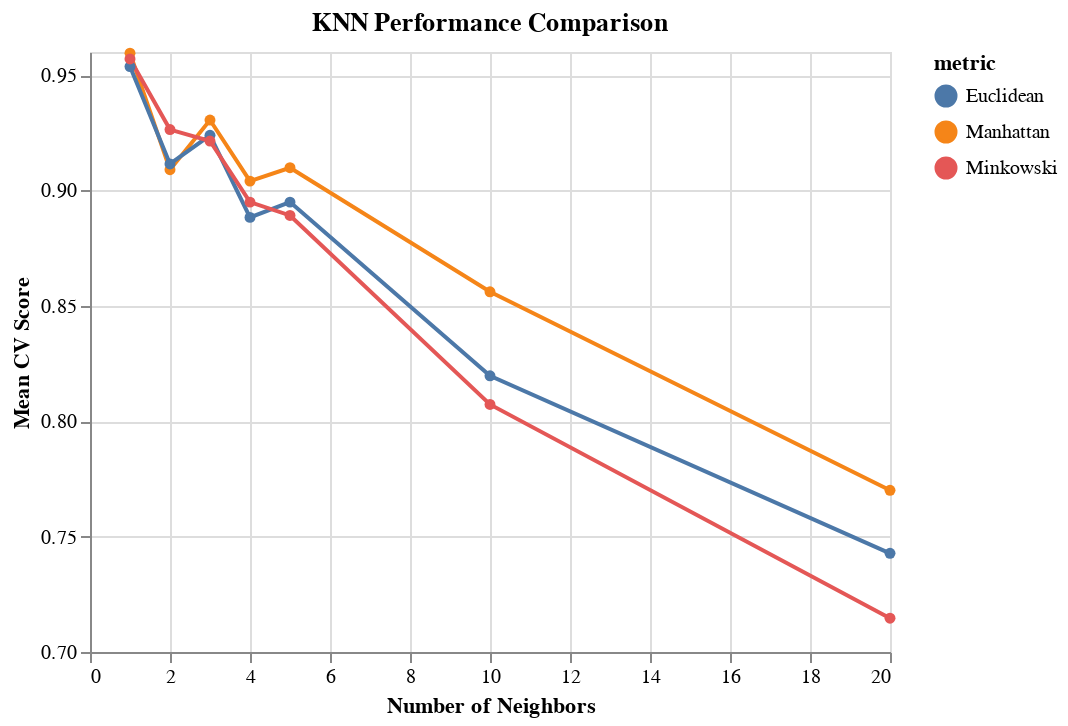

The notebook cell saved with this chart:
### Code cell
alt.Chart(results_KNN, 
          title='KNN Performance Comparison'
         ).mark_line(point=True).encode(
    alt.X('n_neighbors', title='Number of Neighbors'),
    alt.Y('test_score', title='Mean CV Score', scale=alt.Scale(zero=False)),
    color='metric'
)

### Figure 1 — Vega-Lite specification as saved in the notebook (floating-point values rounded to 4 significant figures)
{"config": {"view": {"continuousWidth": 400, "continuousHeight": 300}}, "data": {"name": "data-ea2addb7893348fed066ceb89f91040a"}, "mark": {"type": "line", "point": true}, "encoding": {"color": {"type": "nominal", "field": "metric"}, "x": {"type": "quantitative", "field": "n_neighbors", "title": "Number of Neighbors"}, "y": {"type": "quantitative", "field": "test_score", "scale": {"zero": false}, "title": "Mean CV Score"}}, "title": "KNN Performance Comparison", "$schema": "https://vega.github.io/schema/vega-lite/v4.8.1.json", "datasets": {"data-ea2addb7893348fed066ceb89f91040a": [{"n_neighbors": 1, "p": 1, "test_score": 0.9595, "metric": "Manhattan"}, {"n_neighbors": 1, "p": 2, "test_score": 0.9537, "metric": "Euclidean"}, {"n_neighbors": 1, "p": 5, "test_score": 0.957, "metric": "Minkowski"}, {"n_neighbors": 2, "p": 1, "test_score": 0.909, "metric": "Manhattan"}, {"n_neighbors": 2, "p": 2, "test_score": 0.9115, "metric": "Euclidean"}, {"n_neighbors": 2, "p": 5, "test_score": 0.9264, "metric": "Minkowski"}, {"n_neighbors": 3, "p": 1, "test_score": 0.9305, "metric": "Manhattan"}, {"n_neighbors": 3, "p": 2, "test_score": 0.9239, "metric": "Euclidean"}, {"n_neighbors": 3, "p": 5, "test_score": 0.9214, "metric": "Minkowski"}, {"n_neighbors": 4, "p": 1, "test_score": 0.9041, "metric": "Manhattan"}, {"n_neighbors": 4, "p": 2, "test_score": 0.8883, "metric": "Euclidean"}, {"n_neighbors": 4, "p": 5, "test_score": 0.895, "metric": "Minkowski"}, {"n_neighbors": 5, "p": 1, "test_score": 0.9098, "metric": "Manhattan"}, {"n_neighbors": 5, "p": 2, "test_score": 0.895, "metric": "Euclidean"}, {"n_neighbors": 5, "p": 5, "test_score": 0.8892, "metric": "Minkowski"}, {"n_neighbors": 10, "p": 1, "test_score": 0.8561, "metric": "Manhattan"}, {"n_neighbors": 10, "p": 2, "test_score": 0.8197, "metric": "Euclidean"}, {"n_neighbors": 10, "p": 5, "test_score": 0.8073, "metric": "Minkowski"}, {"n_neighbors": 20, "p": 1, "test_score": 0.7701, "metric": "Manhattan"}, {"n_neighbors": 20, "p": 2, "test_score": 0.7428, "metric": "Euclidean"}, {"n_neighbors": 20, "p": 5, "test_score": 0.7146, "metric": "Minkowski"}]}}
